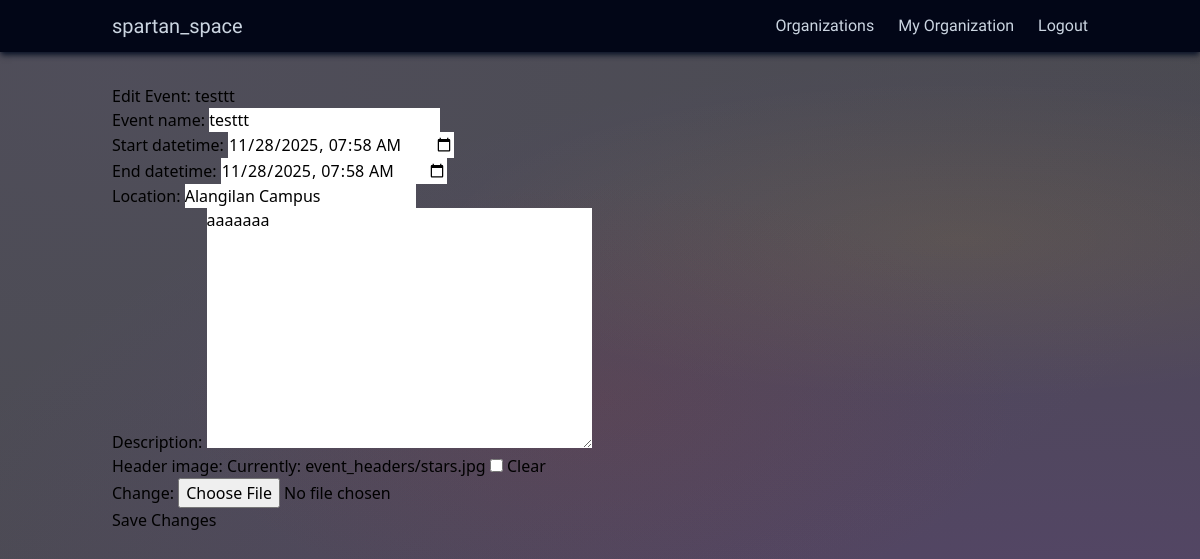
The page /user/jpiche/event/5/edit/ (signed in) on the database its author committed.
### user/models.py (models this page shows, shortened)
class Event(models.Model):
    organization = models.ForeignKey("Organization", on_delete=models.CASCADE, related_name="events")
    event_name = models.CharField(max_length=255)
    start_datetime = models.DateTimeField(default=timezone.now)
    end_datetime = models.DateTimeField(default=timezone.now)
    location = models.CharField(max_length=255)
    description = models.TextField(blank=True)
    header_image = models.ImageField(upload_to="event_headers/", blank=True, null=True)

### user/views.py (the view)
# urls.py: path("<str:username>/event/<int:event_id>/edit/", views.edit_event, name="edit_event"),
@login_required
def edit_event(request, username, event_id):
    event = get_object_or_404(
        Event,
        id=event_id,
        organization=request.user.organization
    )
    if request.method == "POST":
        form = EventForm(request.POST, request.FILES, instance=event)
        if form.is_valid():
            form.save()
            return redirect(
                "event_detail",
                username=event.organization.user.username,
                event_id=event.id
            )
    else:
        initial = {
            "start_datetime": event.start_datetime.astimezone(
                timezone.get_current_timezone()
            ).replace(tzinfo=None).strftime("%Y-%m-%dT%H:%M"),
            "end_datetime": event.end_datetime.astimezone(
                timezone.get_current_timezone()
            ).replace(tzinfo=None).strftime("%Y-%m-%dT%H:%M"),
        }
        form = EventForm(instance=event, initial=initial)
    return render(request, "edit_event.html", {
        "form": form,
        "event": event
    })

### user/forms.py (shortened to what this page needs)
class EventForm(forms.ModelForm):
    class Meta:
        model = Event
        fields = [
            "event_name",
            "start_datetime",
            "end_datetime",
            "location",
            "description",
            "header_image",
        ]
        widgets = {
            "start_datetime": forms.DateTimeInput(attrs={"type": "datetime-local"}),
            "end_datetime": forms.DateTimeInput(attrs={"type": "datetime-local"}),
        }

### user/templates/edit_event.html (shortened to what this page needs)
{% extends "base.html" %}
{% block content %}
<h2>Edit Event: {{ event.event_name }}</h2>
<form method="POST" enctype="multipart/form-data">
    {{ form.as_p }}
    <button type="submit">Save Changes</button>
</form>
{% endblock %}

### main/static/css/styles.css (style rules this page uses)
html, :host { line-height: 1.5; -webkit-text-size-adjust: 100%; -moz-tab-size: 4; -o-tab-size: 4; tab-size: 4; font-family: ui-sans-serif, system-ui, sans-serif, "Apple Color Emoji", "Segoe UI Emoji", "Segoe UI Symbol", "Noto Color Emoji"; font-feature-settings: normal; font-variation-settings: normal; -webkit-tap-highlight-color: transparent; }
body { margin: 0; line-height: inherit; }
h1, h2, h3, h4, h5, h6 { font-size: inherit; font-weight: inherit; }
a { color: inherit; text-decoration: inherit; }
button, input, optgroup, select, textarea { font-family: inherit; font-feature-settings: inherit; font-variation-settings: inherit; font-size: 100%; font-weight: inherit; line-height: inherit; letter-spacing: inherit; color: inherit; margin: 0; padding: 0; }
button, select { text-transform: none; }
button, input:where([type='button']), input:where([type='reset']), input:where([type='submit']) { -webkit-appearance: button; background-color: transparent; background-image: none; }
blockquote, dl, dd, h1, h2, h3, h4, h5, h6, hr, figure, p, pre { margin: 0; }
textarea { resize: vertical; }
input::placeholder, textarea::placeholder { opacity: 1; color: #9ca3af; }
button, [role="button"] { cursor: pointer; }
.northern-aurora { position: relative; min-height: 100vh; width: 100%; --tw-bg-opacity: 1; background-color: rgb(0 0 0 / var(--tw-bg-opacity, 1)); background: radial-gradient(ellipse 70% 55% at 50% 50%, rgba(140, 50, 50, 0.15), transparent 50%), radial-gradient(ellipse 160% 130% at 10% 10%, rgba(117, 104, 161, 0.12), transparent 60%), radial-gradient(ellipse 160% 130% at 90% 90%, rgba(138, 43, 226, 0.18), transparent 65%), radial-gradient(ellipse 110% 50% at 80% 30%, rgba(255, 215, 0, 0.08), transparent 40%), #4a4a50; }

### rows shown on the page
Event: event_name "testtt", start_datetime "11/28/2025 07:58", end_datetime "11/28/2025 07:58", location "Alangilan Campus", description "aaaaaaa"
